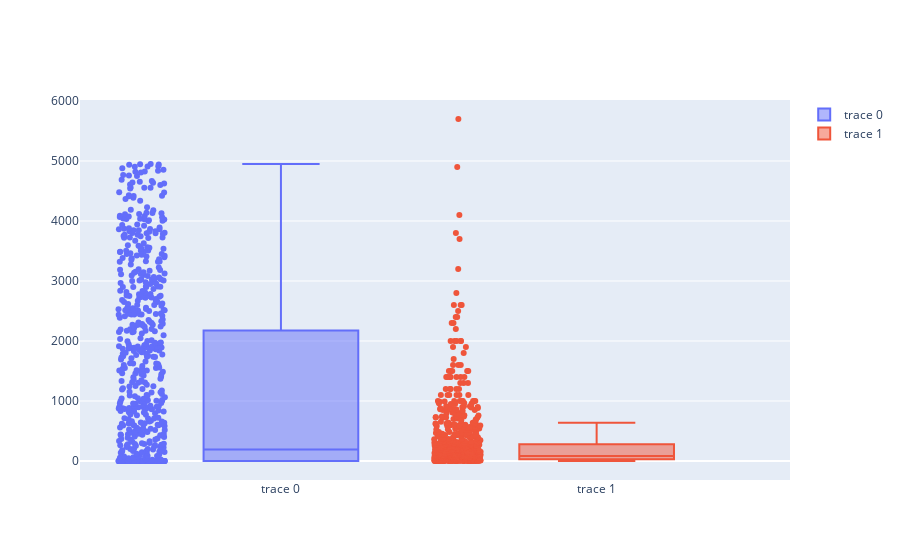

The notebook cell this image was saved under:
### Code cell
# runtime Box Plot 시각화
fig = go.Figure()

fig.add_trace(go.Box(
    y=df['popularity'],
    boxpoints='all',
    jitter=0.3,
    pointpos=-1.8
))

fig.add_trace(go.Box(
    y=df['user_review'],
    boxpoints='all',
    jitter=0.3,
    pointpos=-1.8
))

fig.show()

### Figure 1 — Plotly figure (JSON) as saved in the notebook; plotly's stock layout.template omitted (floating-point values rounded to 4 significant figures; data arrays with more than 128 entries replaced by an {"elided": "..."} marker saying what was removed)
{"data": [{"boxpoints": "all", "jitter": 0.3, "pointpos": -1.8, "type": "box", "y": {"elided": "905 int values"}}, {"boxpoints": "all", "jitter": 0.3, "pointpos": -1.8, "type": "box", "y": {"elided": "905 int values"}}], "layout": {}}
